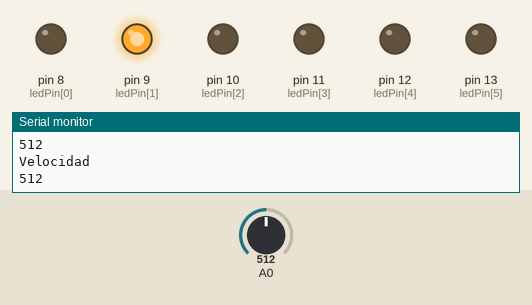
Bench run of a sketch on a simulated Arduino Uno, built with avr-gcc and run on an emulated ATmega328P. Shown: output pins drawn as LEDs (lit = HIGH), the last lines printed to the serial monitor. Dashed ring = blinking. The inputs (shaded band) are chosen by the test bench; at power-on: A0 = 512.

Above: at 1.2 s.
1.3 s: A0 set to 800
At 4.1 s:
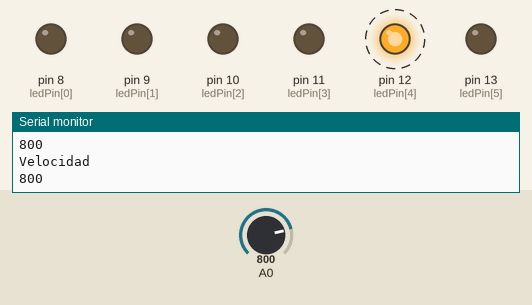
4.3 s: A0 set to 830
At 4.3 s:
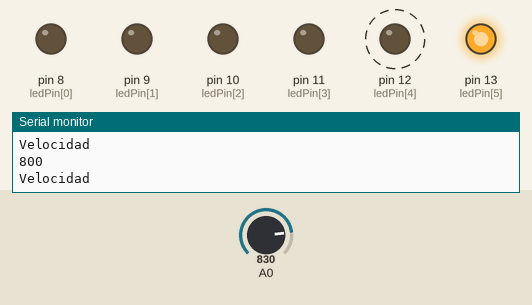
6.6 s: A0 set to 0
At 7.09 s:
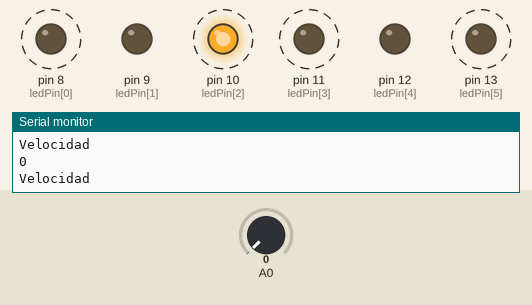
9.6 s: A0 set to 8
12.6 s: A0 set to 11
At 12.93 s:
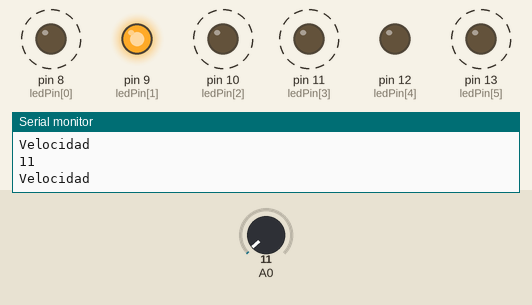
15.6 s: A0 set to 306
Timing chart, 0 to 19.6 s (numbered marks = the images above; inputs shaded):
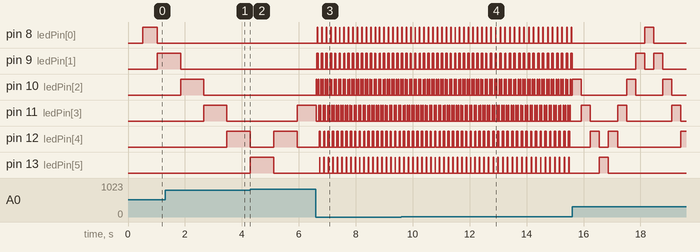

Measured:
- the behaviour switches between 812 and 813 on A0 (found by bisection; images 1 and 2)
- the behaviour switches between 9 and 10 on A0 (found by bisection; images 3 and 4)
- after the input at 1.3 s, pin 9 (ledPin[1]): HIGH → LOW after 0.55 s instead of 0.25 s
- after the input at 6.6 s, pin 12 (ledPin[4]): LOW → HIGH after 0.11 s, then repeats every 0.16 s: LOW 0.02 s, HIGH 0.02 s, LOW 0.11 s, HIGH 0.02 s; pin 13 (ledPin[5]): alternates HIGH for 0.02 s and LOW for 0.14 s, starting after 0.13 s
- after the input at 12.6 s, pin 10 (ledPin[2]): alternates HIGH for 0.02 s and LOW for 0.07 s, starting after 0.61 s
- by itself, pin 10 (ledPin[2]): alternates HIGH for 0.02 s and LOW for 0.08 s

The sketch:

led_auto_fantastico.ino
```cpp
//Definir los pines de donde conectaremos los leds
byte ledPin[] = {8, 9, 10, 11, 12, 13};

long timeChanged = 0;
//Velocidad inicial
int delayTime = 200;
int currentLED = 0;
//Variable que controla la direccion
int dir = 1;
//Setup
void setup() {
  //Puerto para enviar datos (para escribir lo que esta pasando)
  Serial.begin(9600);
  for (int i=0; i<6; i++) {
      pinMode(ledPin[i], OUTPUT);
    }
   timeChanged = millis();
}
//Loop
void loop() {

    //Definimos cuando se ejecuta el cambio de luz
    if ((millis() - timeChanged) > delayTime) {

      for (int i=0; i<6; i++) {
        digitalWrite(ledPin[i], LOW);
      }
      digitalWrite(ledPin[currentLED], HIGH);
      currentLED = currentLED + dir;
      if (currentLED ==5) {
        dir=-1;
      }
      if(currentLED ==0){
        dir=1;
      }
      timeChanged = millis();
    }
    //Leemos el potenciometro
    delayTime= analogRead(0);
    Serial.println("Velocidad ");
     Serial.println(delayTime);

    delay(5);

}
```
